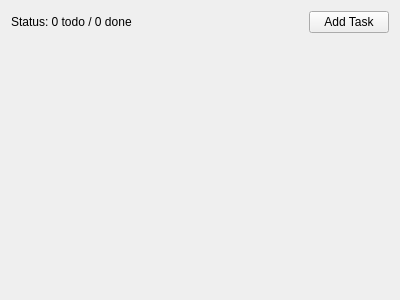
<?xml version="1.0" encoding="UTF-8"?>
<ui version="4.0">
 <class>MainWindow</class>
 <widget class="QMainWindow" name="MainWindow">
  <property name="geometry">
   <rect>
    <x>0</x>
    <y>0</y>
    <width>400</width>
    <height>300</height>
   </rect>
  </property>
  <property name="windowTitle">
   <string>Todo</string>
  </property>
  <widget class="QWidget" name="centralWidget">
   <layout class="QVBoxLayout" name="verticalLayout">
    <item>
     <layout class="QHBoxLayout" name="toolbarLayout">
      <item>
       <widget class="QLabel" name="statusName">
        <property name="text">
         <string>Status: 0 todo / 0 done</string>
        </property>
       </widget>
      </item>
      <item>
       <spacer name="horizontalSpacer">
        <property name="orientation">
         <enum>Qt::Horizontal</enum>
        </property>
        <property name="sizeHint" stdset="0">
         <size>
          <width>40</width>
          <height>20</height>
         </size>
        </property>
       </spacer>
      </item>
      <item>
       <widget class="QPushButton" name="addTaskButton">
        <property name="text">
         <string>Add Task</string>
        </property>
       </widget>
      </item>
     </layout>
    </item>
    <item>
     <layout class="QVBoxLayout" name="tasksLayout"/>
    </item>
    <item>
     <spacer name="verticalSpacer">
      <property name="orientation">
       <enum>Qt::Vertical</enum>
      </property>
      <property name="sizeHint" stdset="0">
       <size>
        <width>20</width>
        <height>40</height>
       </size>
      </property>
     </spacer>
    </item>
   </layout>
   <zorder>horizontalLayoutWidget</zorder>
   <zorder>statusName</zorder>
   <zorder>verticalLayoutWidget</zorder>
   <zorder>verticalSpacer</zorder>
  </widget>
 </widget>
 <layoutdefault spacing="6" margin="11"/>
 <resources/>
 <connections/>
</ui>
